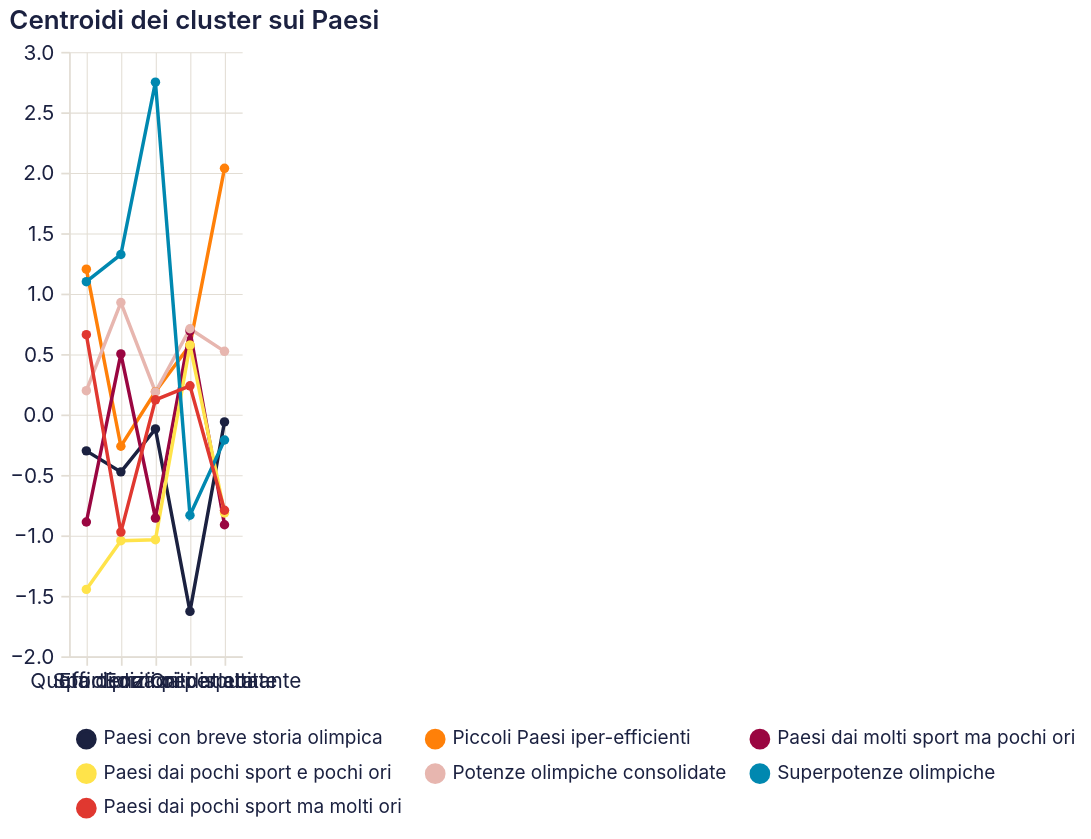

The Vega-Lite source for this figure:
### Vega-Lite specification from a JSON file in a GitHub repository (floating-point values rounded to 4 significant figures)
{"$schema": "https://vega.github.io/schema/vega-lite/v5.20.1.json", "config": {"arc": {"fill": "#1b2140"}, "area": {"fill": "#1b2140", "fillOpacity": 0.15, "line": true}, "axis": {"domainColor": "#e2ddd4", "grid": true, "gridColor": "#e2ddd4", "gridWidth": 0.6, "labelAngle": 0, "labelColor": "#1b2140", "labelFont": "Inter, system-ui, -apple-system, BlinkMacSystemFont, 'Segoe UI', Roboto, sans-serif", "labelFontSize": 12, "labelFontWeight": 400, "labelPadding": 4, "tickColor": "#e2ddd4", "tickSize": 5, "titleColor": "#1b2140", "titleFont": "Inter, system-ui, -apple-system, BlinkMacSystemFont, 'Segoe UI', Roboto, sans-serif", "titleFontSize": 12, "titleFontWeight": 600}, "axisBand": {"grid": false}, "background": "transparent", "bar": {"fill": "#1b2140"}, "legend": {"labelColor": "#1b2140", "labelFont": "Inter, system-ui, -apple-system, BlinkMacSystemFont, 'Segoe UI', Roboto, sans-serif", "labelFontSize": 11, "padding": 4, "symbolType": "circle", "titleColor": "#1b2140", "titleFont": "Inter, system-ui, -apple-system, BlinkMacSystemFont, 'Segoe UI', Roboto, sans-serif", "titleFontSize": 12}, "line": {"stroke": "#1b2140", "strokeWidth": 2}, "mark": {"color": "#1b2140"}, "path": {"stroke": "#1b2140"}, "point": {"fill": "#1b2140", "filled": true}, "range": {"category": ["#1b2140", "#ff8009", "#9a0641", "#ffe34a", "#e7b6af", "#0088b0", "#e03830"]}, "rect": {"fill": "#1b2140"}, "shape": {"stroke": "#1b2140"}, "symbol": {"fill": "#1b2140"}, "title": {"anchor": "start", "color": "#1b2140", "font": "Inter, system-ui, -apple-system, BlinkMacSystemFont, 'Segoe UI', Roboto, sans-serif", "fontSize": 15, "fontWeight": 600, "subtitleColor": "#1b2140", "subtitleFont": "Inter, system-ui, -apple-system, BlinkMacSystemFont, 'Segoe UI', Roboto, sans-serif"}, "view": {"continuousHeight": 300, "continuousWidth": 400, "fill": null, "stroke": null}}, "data": {"name": "data-47089f730f22cd0b1bc0090588bcda7e"}, "datasets": {"data-47089f730f22cd0b1bc0090588bcda7e": [{"cluster": "Paesi con breve storia olimpica", "feature": "Quota di ori", "valore": -0.301}, {"cluster": "Piccoli Paesi iper-efficienti", "feature": "Quota di ori", "valore": 1.202}, {"cluster": "Paesi dai molti sport ma pochi ori", "feature": "Quota di ori", "valore": -0.8893}, {"cluster": "Paesi dai pochi sport e pochi ori", "feature": "Quota di ori", "valore": -1.447}, {"cluster": "Potenze olimpiche consolidate", "feature": "Quota di ori", "valore": 0.1966}, {"cluster": "Superpotenze olimpiche", "feature": "Quota di ori", "valore": 1.098}, {"cluster": "Paesi dai pochi sport ma molti ori", "feature": "Quota di ori", "valore": 0.66}, {"cluster": "Paesi con breve storia olimpica", "feature": "Sport praticati", "valore": -0.4747}, {"cluster": "Piccoli Paesi iper-efficienti", "feature": "Sport praticati", "valore": -0.2629}, {"cluster": "Paesi dai molti sport ma pochi ori", "feature": "Sport praticati", "valore": 0.5009}, {"cluster": "Paesi dai pochi sport e pochi ori", "feature": "Sport praticati", "valore": -1.044}, {"cluster": "Potenze olimpiche consolidate", "feature": "Sport praticati", "valore": 0.9263}, {"cluster": "Superpotenze olimpiche", "feature": "Sport praticati", "valore": 1.324}, {"cluster": "Paesi dai pochi sport ma molti ori", "feature": "Sport praticati", "valore": -0.9732}, {"cluster": "Paesi con breve storia olimpica", "feature": "Efficienza per atleta", "valore": -0.1195}, {"cluster": "Piccoli Paesi iper-efficienti", "feature": "Efficienza per atleta", "valore": 0.1879}, {"cluster": "Paesi dai molti sport ma pochi ori", "feature": "Efficienza per atleta", "valore": -0.8568}, {"cluster": "Paesi dai pochi sport e pochi ori", "feature": "Efficienza per atleta", "valore": -1.036}, {"cluster": "Potenze olimpiche consolidate", "feature": "Efficienza per atleta", "valore": 0.1861}, {"cluster": "Superpotenze olimpiche", "feature": "Efficienza per atleta", "valore": 2.749}, {"cluster": "Paesi dai pochi sport ma molti ori", "feature": "Efficienza per atleta", "valore": 0.1215}, {"cluster": "Paesi con breve storia olimpica", "feature": "Edizioni disputate", "valore": -1.629}, {"cluster": "Piccoli Paesi iper-efficienti", "feature": "Edizioni disputate", "valore": 0.5737}, {"cluster": "Paesi dai molti sport ma pochi ori", "feature": "Edizioni disputate", "valore": 0.6919}, {"cluster": "Paesi dai pochi sport e pochi ori", "feature": "Edizioni disputate", "valore": 0.5737}, {"cluster": "Potenze olimpiche consolidate", "feature": "Edizioni disputate", "valore": 0.7092}, {"cluster": "Superpotenze olimpiche", "feature": "Edizioni disputate", "valore": -0.8336}, {"cluster": "Paesi dai pochi sport ma molti ori", "feature": "Edizioni disputate", "valore": 0.2369}, {"cluster": "Paesi con breve storia olimpica", "feature": "Ori per abitante", "valore": -0.06129}, {"cluster": "Piccoli Paesi iper-efficienti", "feature": "Ori per abitante", "valore": 2.036}, {"cluster": "Paesi dai molti sport ma pochi ori", "feature": "Ori per abitante", "valore": -0.912}, {"cluster": "Paesi dai pochi sport e pochi ori", "feature": "Ori per abitante", "valore": -0.8141}, {"cluster": "Potenze olimpiche consolidate", "feature": "Ori per abitante", "valore": 0.5222}, {"cluster": "Superpotenze olimpiche", "feature": "Ori per abitante", "valore": -0.2112}, {"cluster": "Paesi dai pochi sport ma molti ori", "feature": "Ori per abitante", "valore": -0.7922}]}, "encoding": {"color": {"field": "cluster", "legend": {"columns": 3, "labelLimit": 300, "orient": "bottom"}, "sort": ["Paesi con breve storia olimpica", "Piccoli Paesi iper-efficienti", "Paesi dai molti sport ma pochi ori", "Paesi dai pochi sport e pochi ori", "Potenze olimpiche consolidate", "Superpotenze olimpiche", "Paesi dai pochi sport ma molti ori"], "title": null, "type": "nominal"}, "tooltip": [{"field": "cluster", "type": "nominal"}, {"field": "feature", "type": "nominal"}, {"field": "valore", "type": "quantitative"}], "x": {"field": "feature", "sort": ["Quota di ori", "Sport praticati", "Efficienza per atleta", "Edizioni disputate", "Ori per abitante"], "title": null, "type": "nominal"}, "y": {"field": "valore", "title": null, "type": "quantitative"}}, "height": 350, "mark": {"point": true, "type": "line"}, "params": [{"bind": "scales", "name": "param_1", "select": {"encodings": ["x", "y"], "type": "interval"}}], "title": "Centroidi dei cluster sui Paesi", "width": "container"}
